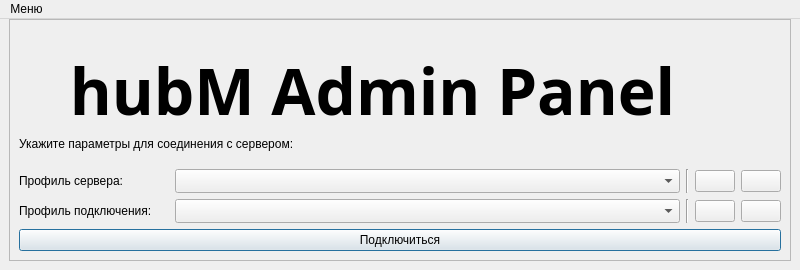
<?xml version="1.0" encoding="UTF-8"?>
<ui version="4.0">
    <class>Launch</class>
    <widget class="QMainWindow" name="Launch">
        <property name="geometry">
            <rect>
                <x>0</x>
                <y>0</y>
                <width>800</width>
                <height>270</height>
            </rect>
        </property>
        <property name="sizePolicy">
            <sizepolicy hsizetype="Fixed" vsizetype="Fixed">
                <horstretch>0</horstretch>
                <verstretch>0</verstretch>
            </sizepolicy>
        </property>
        <property name="minimumSize">
            <size>
                <width>800</width>
                <height>270</height>
            </size>
        </property>
        <property name="maximumSize">
            <size>
                <width>800</width>
                <height>270</height>
            </size>
        </property>
        <property name="windowTitle">
            <string>hubM Admin Panel Connect</string>
        </property>
        <property name="windowIcon">
            <iconset>
                <normaloff>:/res/icon_connect</normaloff>:/res/icon_connect
            </iconset>
        </property>
        <property name="documentMode">
            <bool>false</bool>
        </property>
        <widget class="QWidget" name="centralwidget">
            <layout class="QGridLayout" name="gridLayout">
                <property name="topMargin">
                    <number>0</number>
                </property>
                <item row="0" column="0">
                    <widget class="QFrame" name="frame">
                        <property name="frameShape">
                            <enum>QFrame::Shape::StyledPanel</enum>
                        </property>
                        <layout class="QVBoxLayout" name="verticalLayout_4">
                            <property name="topMargin">
                                <number>0</number>
                            </property>
                            <item>
                                <layout class="QHBoxLayout" name="horizontalLayout">
                                    <item>
                                        <layout class="QVBoxLayout" name="verticalLayout">
                                            <property name="sizeConstraint">
                                                <enum>QLayout::SizeConstraint::SetDefaultConstraint</enum>
                                            </property>
                                            <item>
                                                <widget class="QFrame" name="frame_2">
                                                    <property name="frameShape">
                                                        <enum>QFrame::Shape::NoFrame</enum>
                                                    </property>
                                                    <property name="frameShadow">
                                                        <enum>QFrame::Shadow::Raised</enum>
                                                    </property>
                                                    <property name="lineWidth">
                                                        <number>0</number>
                                                    </property>
                                                    <widget class="QLabel" name="label_5">
                                                        <property name="geometry">
                                                            <rect>
                                                                <x>0</x>
                                                                <y>60</y>
                                                                <width>571</width>
                                                                <height>71</height>
                                                            </rect>
                                                        </property>
                                                        <property name="sizePolicy">
                                                            <sizepolicy hsizetype="Minimum" vsizetype="Minimum">
                                                                <horstretch>0</horstretch>
                                                                <verstretch>0</verstretch>
                                                            </sizepolicy>
                                                        </property>
                                                        <property name="text">
                                                            <string>&lt;html&gt;&lt;head/&gt;&lt;body&gt;&lt;p&gt;Укажите
                                                                параметры для соединения с сервером:&lt;/p&gt;&lt;/body&gt;&lt;/html&gt;
                                                            </string>
                                                        </property>
                                                        <property name="textFormat">
                                                            <enum>Qt::TextFormat::RichText</enum>
                                                        </property>
                                                        <property name="scaledContents">
                                                            <bool>false</bool>
                                                        </property>
                                                        <property name="alignment">
                                                            <set>
                                                                Qt::AlignmentFlag::AlignBottom|Qt::AlignmentFlag::AlignLeading|Qt::AlignmentFlag::AlignLeft
                                                            </set>
                                                        </property>
                                                    </widget>
                                                    <widget class="QLabel" name="label_9">
                                                        <property name="geometry">
                                                            <rect>
                                                                <x>40</x>
                                                                <y>10</y>
                                                                <width>632</width>
                                                                <height>121</height>
                                                            </rect>
                                                        </property>
                                                        <property name="sizePolicy">
                                                            <sizepolicy hsizetype="Expanding" vsizetype="Expanding">
                                                                <horstretch>0</horstretch>
                                                                <verstretch>0</verstretch>
                                                            </sizepolicy>
                                                        </property>
                                                        <property name="font">
                                                            <font>
                                                                <family>Britannic</family>
                                                                <pointsize>14</pointsize>
                                                                <bold>true</bold>
                                                            </font>
                                                        </property>
                                                        <property name="text">
                                                            <string>&lt;html&gt;&lt;head/&gt;&lt;body&gt;&lt;p&gt;&lt;span
                                                                style=&quot; font-size:48pt;&quot;&gt;hubM Admin Panel&lt;/span&gt;&lt;/p&gt;&lt;/body&gt;&lt;/html&gt;
                                                            </string>
                                                        </property>
                                                        <property name="textFormat">
                                                            <enum>Qt::TextFormat::MarkdownText</enum>
                                                        </property>
                                                        <property name="scaledContents">
                                                            <bool>false</bool>
                                                        </property>
                                                        <property name="alignment">
                                                            <set>Qt::AlignmentFlag::AlignCenter</set>
                                                        </property>
                                                    </widget>
                                                    <widget class="QLabel" name="label">
                                                        <property name="geometry">
                                                            <rect>
                                                                <x>670</x>
                                                                <y>36</y>
                                                                <width>71</width>
                                                                <height>71</height>
                                                            </rect>
                                                        </property>
                                                        <property name="maximumSize">
                                                            <size>
                                                                <width>120</width>
                                                                <height>120</height>
                                                            </size>
                                                        </property>
                                                        <property name="pixmap">
                                                            <pixmap resource="resources.qrc">
                                                                :/res/icons/icon-white.png
                                                            </pixmap>
                                                        </property>
                                                        <property name="scaledContents">
                                                            <bool>true</bool>
                                                        </property>
                                                        <property name="wordWrap">
                                                            <bool>false</bool>
                                                        </property>
                                                        <property name="openExternalLinks">
                                                            <bool>false</bool>
                                                        </property>
                                                    </widget>
                                                </widget>
                                            </item>
                                        </layout>
                                    </item>
                                </layout>
                            </item>
                            <item>
                                <layout class="QVBoxLayout" name="verticalLayout_5">
                                    <item>
                                        <layout class="QVBoxLayout" name="verticalLayout_6">
                                            <item>
                                                <layout class="QHBoxLayout" name="horizontalLayout_3">
                                                    <item>
                                                        <widget class="QLabel" name="label_6">
                                                            <property name="minimumSize">
                                                                <size>
                                                                    <width>150</width>
                                                                    <height>0</height>
                                                                </size>
                                                            </property>
                                                            <property name="text">
                                                                <string>Профиль сервера:</string>
                                                            </property>
                                                        </widget>
                                                    </item>
                                                    <item>
                                                        <widget class="QComboBox" name="cb_servers">
                                                            <property name="sizePolicy">
                                                                <sizepolicy hsizetype="MinimumExpanding"
                                                                            vsizetype="Fixed">
                                                                    <horstretch>0</horstretch>
                                                                    <verstretch>0</verstretch>
                                                                </sizepolicy>
                                                            </property>
                                                            <property name="maxVisibleItems">
                                                                <number>15</number>
                                                            </property>
                                                            <property name="maxCount">
                                                                <number>15</number>
                                                            </property>
                                                            <property name="sizeAdjustPolicy">
                                                                <enum>
                                                                    QComboBox::SizeAdjustPolicy::AdjustToMinimumContentsLengthWithIcon
                                                                </enum>
                                                            </property>
                                                        </widget>
                                                    </item>
                                                    <item>
                                                        <widget class="Line" name="line_2">
                                                            <property name="orientation">
                                                                <enum>Qt::Orientation::Vertical</enum>
                                                            </property>
                                                        </widget>
                                                    </item>
                                                    <item>
                                                        <widget class="QPushButton" name="btn_server_new">
                                                            <property name="text">
                                                                <string/>
                                                            </property>
                                                            <property name="icon">
                                                                <iconset theme="folder-new"/>
                                                            </property>
                                                        </widget>
                                                    </item>
                                                    <item>
                                                        <widget class="QPushButton" name="btn_server_delete">
                                                            <property name="text">
                                                                <string/>
                                                            </property>
                                                            <property name="icon">
                                                                <iconset theme="edit-delete"/>
                                                            </property>
                                                        </widget>
                                                    </item>
                                                </layout>
                                            </item>
                                            <item>
                                                <layout class="QHBoxLayout" name="horizontalLayout_4">
                                                    <item>
                                                        <widget class="QLabel" name="label_8">
                                                            <property name="minimumSize">
                                                                <size>
                                                                    <width>150</width>
                                                                    <height>0</height>
                                                                </size>
                                                            </property>
                                                            <property name="text">
                                                                <string>Профиль подключения:</string>
                                                            </property>
                                                        </widget>
                                                    </item>
                                                    <item>
                                                        <widget class="QComboBox" name="cb_creds">
                                                            <property name="sizePolicy">
                                                                <sizepolicy hsizetype="MinimumExpanding"
                                                                            vsizetype="Fixed">
                                                                    <horstretch>0</horstretch>
                                                                    <verstretch>0</verstretch>
                                                                </sizepolicy>
                                                            </property>
                                                            <property name="maxVisibleItems">
                                                                <number>15</number>
                                                            </property>
                                                            <property name="maxCount">
                                                                <number>15</number>
                                                            </property>
                                                            <property name="sizeAdjustPolicy">
                                                                <enum>
                                                                    QComboBox::SizeAdjustPolicy::AdjustToMinimumContentsLengthWithIcon
                                                                </enum>
                                                            </property>
                                                        </widget>
                                                    </item>
                                                    <item>
                                                        <widget class="Line" name="line">
                                                            <property name="orientation">
                                                                <enum>Qt::Orientation::Vertical</enum>
                                                            </property>
                                                        </widget>
                                                    </item>
                                                    <item>
                                                        <widget class="QPushButton" name="btn_creds_new">
                                                            <property name="text">
                                                                <string/>
                                                            </property>
                                                            <property name="icon">
                                                                <iconset theme="contact-new"/>
                                                            </property>
                                                        </widget>
                                                    </item>
                                                    <item>
                                                        <widget class="QPushButton" name="btn_creds_delete">
                                                            <property name="text">
                                                                <string/>
                                                            </property>
                                                            <property name="icon">
                                                                <iconset theme="edit-delete"/>
                                                            </property>
                                                        </widget>
                                                    </item>
                                                </layout>
                                            </item>
                                        </layout>
                                    </item>
                                    <item>
                                        <widget class="QPushButton" name="btn_connect">
                                            <property name="text">
                                                <string>Подключиться</string>
                                            </property>
                                            <property name="icon">
                                                <iconset theme="utilities-system-monitor"/>
                                            </property>
                                            <property name="checkable">
                                                <bool>false</bool>
                                            </property>
                                            <property name="autoDefault">
                                                <bool>true</bool>
                                            </property>
                                            <property name="default">
                                                <bool>true</bool>
                                            </property>
                                        </widget>
                                    </item>
                                </layout>
                            </item>
                        </layout>
                    </widget>
                </item>
            </layout>
        </widget>
        <widget class="QMenuBar" name="menuBar">
            <property name="geometry">
                <rect>
                    <x>0</x>
                    <y>0</y>
                    <width>800</width>
                    <height>22</height>
                </rect>
            </property>
            <widget class="QMenu" name="menu">
                <property name="title">
                    <string>Меню</string>
                </property>
                <widget class="QMenu" name="menu_2">
                    <property name="title">
                        <string>Сброс настроек</string>
                    </property>
                    <property name="icon">
                        <iconset theme="document-properties"/>
                    </property>
                    <addaction name="menu_reset_servers"/>
                    <addaction name="menu_reset_creds"/>
                    <addaction name="menu_reset_all_profiles"/>
                    <addaction name="menu_reset_master_password"/>
                </widget>
                <addaction name="menu_2"/>
                <addaction name="menu_update"/>
                <addaction name="menu_connect"/>
            </widget>
            <addaction name="menu"/>
        </widget>
        <action name="menu_reset_servers">
            <property name="text">
                <string>Сброс профилей сервера</string>
            </property>
        </action>
        <action name="menu_reset_creds">
            <property name="text">
                <string>Сброс профилей подключения</string>
            </property>
        </action>
        <action name="menu_update">
            <property name="icon">
                <iconset theme="emblem-downloads"/>
            </property>
            <property name="text">
                <string>Обновление</string>
            </property>
        </action>
        <action name="menu_reset_all_profiles">
            <property name="text">
                <string>Сброс всех профилей</string>
            </property>
        </action>
        <action name="menu_reset_master_password">
            <property name="text">
                <string>Сброс мастер пароля</string>
            </property>
        </action>
        <action name="menu_connect">
            <property name="icon">
                <iconset theme="utilities-system-monitor"/>
            </property>
            <property name="text">
                <string>Подключиться</string>
            </property>
        </action>
    </widget>
    <tabstops>
        <tabstop>btn_connect</tabstop>
        <tabstop>cb_servers</tabstop>
        <tabstop>cb_creds</tabstop>
        <tabstop>btn_server_new</tabstop>
        <tabstop>btn_server_delete</tabstop>
        <tabstop>btn_creds_new</tabstop>
        <tabstop>btn_creds_delete</tabstop>
    </tabstops>
    <resources>
        <include location="resources.qrc"/>
    </resources>
    <connections/>
</ui>
